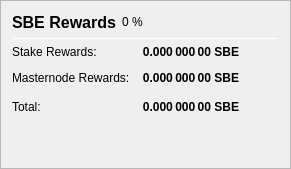
                   <widget class="QFrame" name="frame_ZerocoinBalances">
                    <property name="frameShape">
                     <enum>QFrame::StyledPanel</enum>
                    </property>
                    <property name="frameShadow">
                     <enum>QFrame::Raised</enum>
                    </property>
                    <layout class="QVBoxLayout" name="verticalLayout_7">
                     <item>
                      <layout class="QHBoxLayout" name="horizontalLayout_8" stretch="0,0,0">
                       <item>
                        <widget class="QLabel" name="label_5z_3">
                         <property name="minimumSize">
                          <size>
                           <width>0</width>
                           <height>20</height>
                          </size>
                         </property>
                         <property name="font">
                          <font>
                           <pointsize>12</pointsize>
                           <weight>75</weight>
                           <bold>true</bold>
                          </font>
                         </property>
                         <property name="text">
                          <string>SBE Rewards</string>
                         </property>
                        </widget>
                       </item>
                       <item>
                        <widget class="QLabel" name="labelzSBEPercent">
                         <property name="text">
                          <string notr="true">0 %</string>
                         </property>
                        </widget>
                       </item>
                       <item>
                        <spacer name="horizontalSpacer_11">
                         <property name="orientation">
                          <enum>Qt::Horizontal</enum>
                         </property>
                         <property name="sizeHint" stdset="0">
                          <size>
                           <width>40</width>
                           <height>20</height>
                          </size>
                         </property>
                        </spacer>
                       </item>
                      </layout>
                     </item>
                     <item>
                      <widget class="Line" name="line_ZerocoinBalance">
                       <property name="minimumSize">
                        <size>
                         <width>0</width>
                         <height>1</height>
                        </size>
                       </property>
                       <property name="maximumSize">
                        <size>
                         <width>16777215</width>
                         <height>1</height>
                        </size>
                       </property>
                       <property name="orientation">
                        <enum>Qt::Horizontal</enum>
                       </property>
                      </widget>
                     </item>
                     <item>
                      <layout class="QGridLayout" name="gridLayout_5">
                       <property name="spacing">
                        <number>12</number>
                       </property>
                       <item row="1" column="0">
                        <widget class="QLabel" name="labelStakeRewardsText">
                         <property name="toolTip">
                          <string>Amount of rewards received through staking (Proof-of-Stake).</string>
                         </property>
                         <property name="text">
                          <string>Stake Rewards:</string>
                         </property>
                        </widget>
                       </item>
                       <item row="1" column="1">
                        <widget class="QLabel" name="labelStakeRewards">
                         <property name="font">
                          <font>
                           <weight>75</weight>
                           <bold>true</bold>
                          </font>
                         </property>
                         <property name="cursor">
                          <cursorShape>IBeamCursor</cursorShape>
                         </property>
                         <property name="textInteractionFlags">
                          <set>Qt::LinksAccessibleByMouse|Qt::TextSelectableByKeyboard|Qt::TextSelectableByMouse</set>
                         </property>
                         <property name="toolTip">
                          <string>Amount of rewards received through staking (Proof-of-Stake).</string>
                         </property>
                         <property name="text">
                          <string notr="true">0.000 000 00 SBE</string>
                         </property>
                         <property name="alignment">
                          <set>Qt::AlignRight|Qt::AlignTrailing|Qt::AlignVCenter</set>
                         </property>
                        </widget>
                       </item>
                       <item row="2" column="0">
                        <widget class="QLabel" name="labelMasternodeRewardsText">
                         <property name="toolTip">
                          <string>Amount of rewards received through masternodes.</string>
                         </property>
                         <property name="text">
                          <string>Masternode Rewards:</string>
                         </property>
                        </widget>
                       </item>
                       <item row="2" column="1">
                        <widget class="QLabel" name="labelMasternodeRewards">
                         <property name="font">
                          <font>
                           <weight>75</weight>
                           <bold>true</bold>
                          </font>
                         </property>
                         <property name="cursor">
                          <cursorShape>IBeamCursor</cursorShape>
                         </property>
                         <property name="textInteractionFlags">
                          <set>Qt::LinksAccessibleByMouse|Qt::TextSelectableByKeyboard|Qt::TextSelectableByMouse</set>
                         </property>
                         <property name="toolTip">
                          <string>Amount of rewards received through masternodes.</string>
                         </property>
                         <property name="text">
                          <string notr="true">0.000 000 00 SBE</string>
                         </property>
                         <property name="alignment">
                          <set>Qt::AlignRight|Qt::AlignTrailing|Qt::AlignVCenter</set>
                         </property>
                        </widget>
                       </item>
                       <item row="4" column="0">
                        <widget class="QLabel" name="labelzBalanceText">
                         <property name="toolTip">
                          <string>Total amount of rewards including masternode and staking.</string>
                         </property>
                         <property name="text">
                          <string>Total:</string>
                         </property>
                        </widget>
                       </item>
                       <item row="4" column="1">
                        <widget class="QLabel" name="labelzBalance">
                         <property name="font">
                          <font>
                           <weight>75</weight>
                           <bold>true</bold>
                          </font>
                         </property>
                         <property name="cursor">
                          <cursorShape>IBeamCursor</cursorShape>
                         </property>
                         <property name="toolTip">
                          <string>Your current zSBE balance, unconfirmed and immature zSBE included.</string>
                         </property>
                         <property name="text">
                          <string notr="true">0.000 000 00 SBE</string>
                         </property>
                         <property name="alignment">
                          <set>Qt::AlignRight|Qt::AlignTrailing|Qt::AlignVCenter</set>
                         </property>
                         <property name="textInteractionFlags">
                          <set>Qt::LinksAccessibleByMouse|Qt::TextSelectableByKeyboard|Qt::TextSelectableByMouse</set>
                         </property>
                        </widget>
                       </item>
                       <item row="4" column="2">
                        <spacer name="horizontalSpacer_4">
                         <property name="orientation">
                          <enum>Qt::Horizontal</enum>
                         </property>
                         <property name="sizeHint" stdset="0">
                          <size>
                           <width>40</width>
                           <height>20</height>
                          </size>
                         </property>
                        </spacer>
                       </item>
                      </layout>
                     </item>
                     <item>
                      <spacer name="verticalSpacer_4">
                       <property name="orientation">
                        <enum>Qt::Vertical</enum>
                       </property>
                       <property name="sizeHint" stdset="0">
                        <size>
                         <width>20</width>
                         <height>40</height>
                        </size>
                       </property>
                      </spacer>
                     </item>
                    </layout>
                   </widget>
